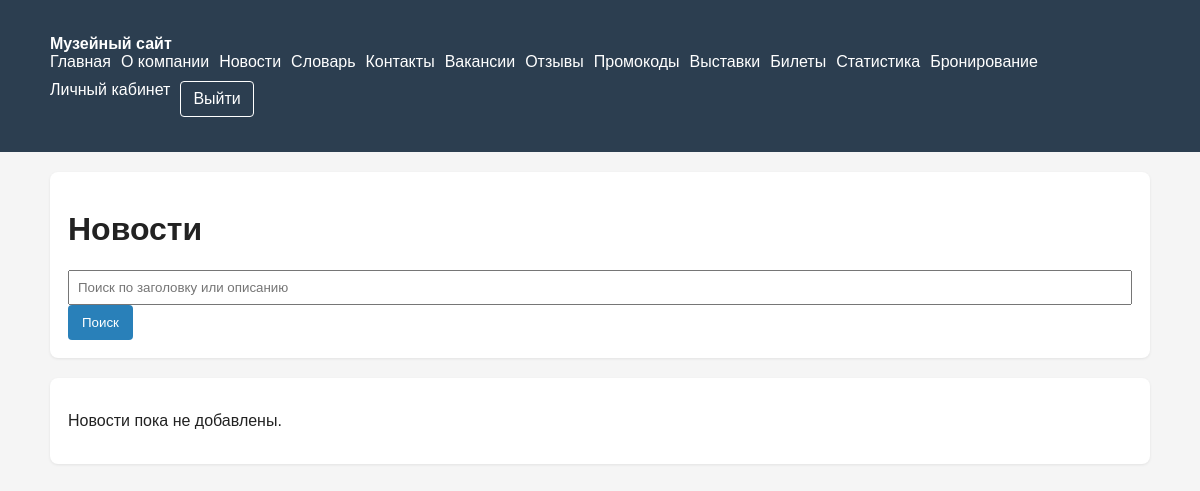
Before: /news/ (signed in) with the older database file.
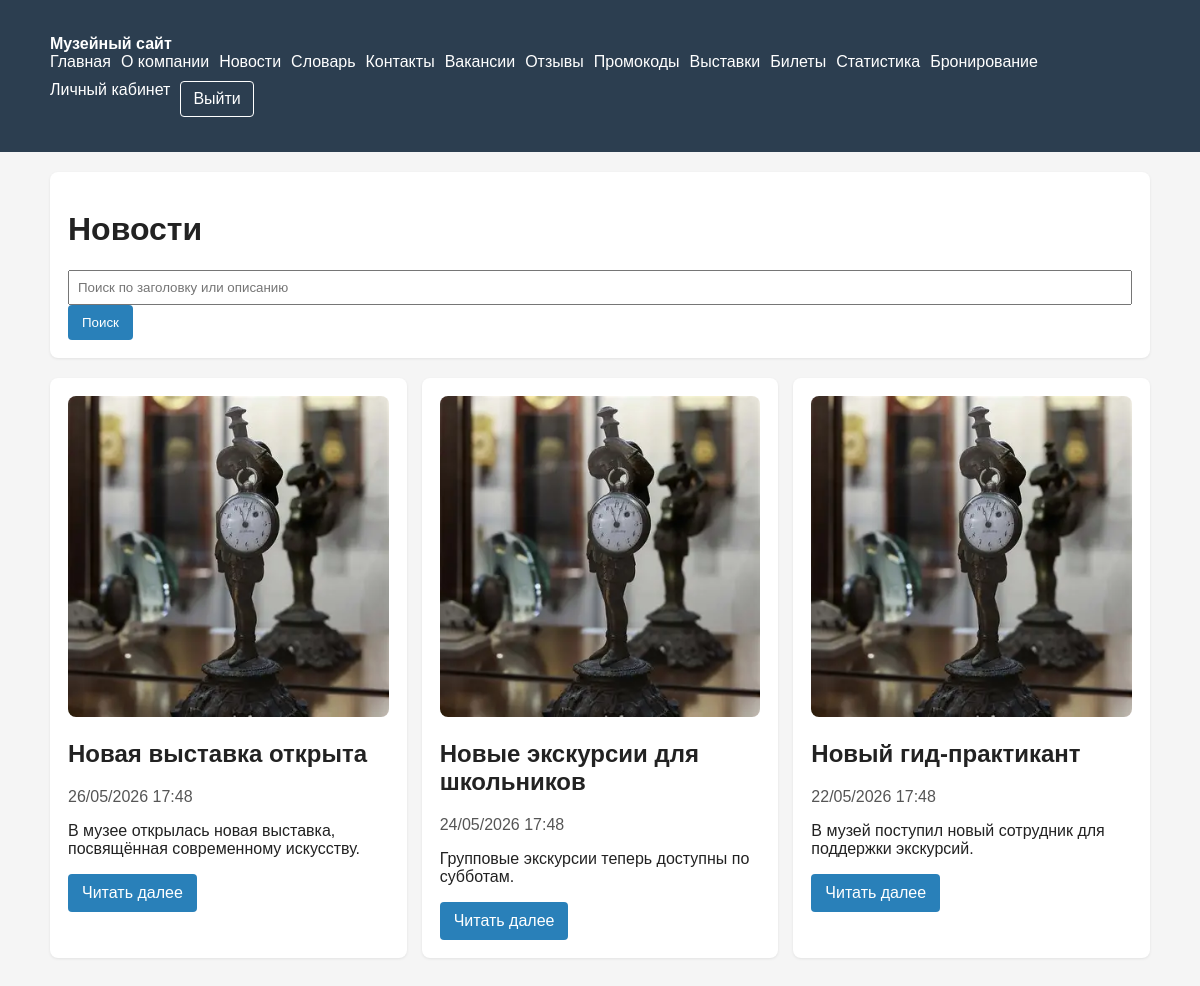
After: the same page with the newer database file.
### museum/models.py (models this page shows, shortened)
class NewsArticle(models.Model):
    title = models.CharField(max_length=200)
    slug = models.SlugField(unique=True)
    summary = models.TextField(blank=True)
    body = models.TextField(blank=True)
    image = models.FileField(upload_to="", blank=True, default="3.webp")
    published_at = models.DateTimeField()
    created_at = models.DateTimeField(auto_now_add=True)
    updated_at = models.DateTimeField(auto_now=True)

### museum/views.py (the view)
# urls.py: path("news/", news_list_view, name="news-list"),
def news_list_view(request):
    search = request.GET.get("search", "")
    qs = NewsArticle.objects.filter(published_at__lte=timezone.now()).order_by("-published_at")
    if search:
        qs = qs.filter(Q(title__icontains=search) | Q(summary__icontains=search))
    return render(request, "museum/news_list.html", {"news": qs, "search": search})

### templates/museum/news_list.html (shortened to what this page needs)
{% extends 'base.html' %}
{% block content %}
<div class="panel">
    <h1>Новости</h1>
    <form method="get">
        <input type="text" name="search" value="{{ search }}" placeholder="Поиск по заголовку или описанию">
        <button class="btn" type="submit">Поиск</button>
    </form>
</div>
<div class="grid">
    {% for article in news %}
        <div class="panel">
            {% if article.image %}
                <img src="{{ article.image.url }}" alt="{{ article.title }}">
            {% endif %}
            <h2>{{ article.title }}</h2>
            <p class="muted">{{ article.published_at|date:'d/m/Y H:i' }}</p>
            <p>{{ article.summary|default:article.body|truncatewords:20 }}</p>
            <a class="btn" href="{% url 'museum:news-detail' article.slug %}">Читать далее</a>
        </div>
    {% empty %}
        <div class="panel"><p>Новости пока не добавлены.</p></div>
    {% endfor %}
</div>
{% endblock %}

Changed rows visible on the page:
added NewsArticle: image (picture), title "Новая выставка открыта", published_at "26/05/2026 17:48", summary "В музее открылась новая выставка, посвящённая современному искусству."
added NewsArticle: image (picture), title "Новые экскурсии для школьников", published_at "24/05/2026 17:48", summary "Групповые экскурсии теперь доступны по субботам."
added NewsArticle: image (picture), title "Новый гид-практикант", published_at "22/05/2026 17:48", summary "В музей поступил новый сотрудник для поддержки экскурсий."
Other visible differences:
text no longer shown: "Новости пока не добавлены."
